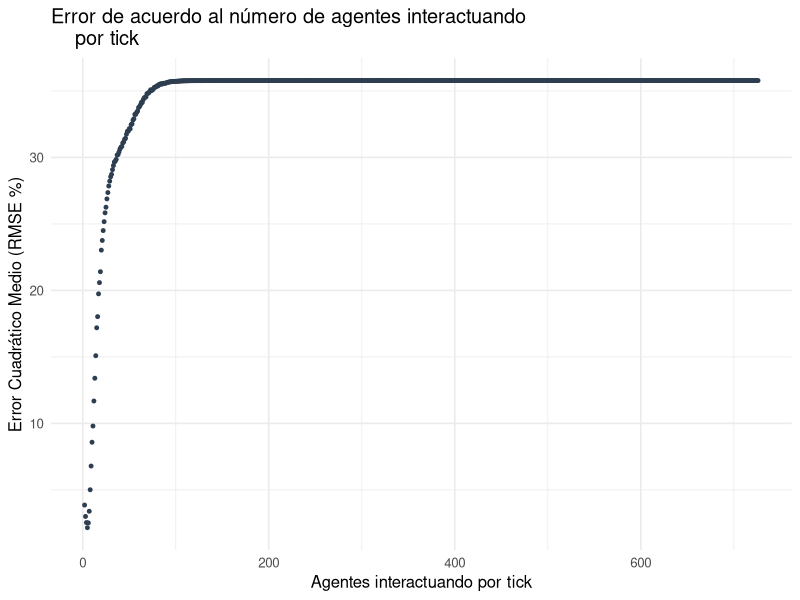
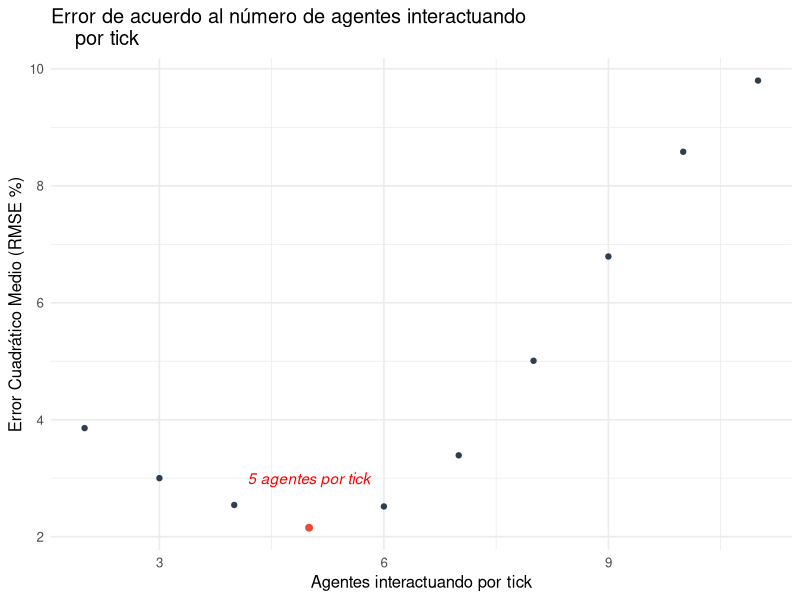
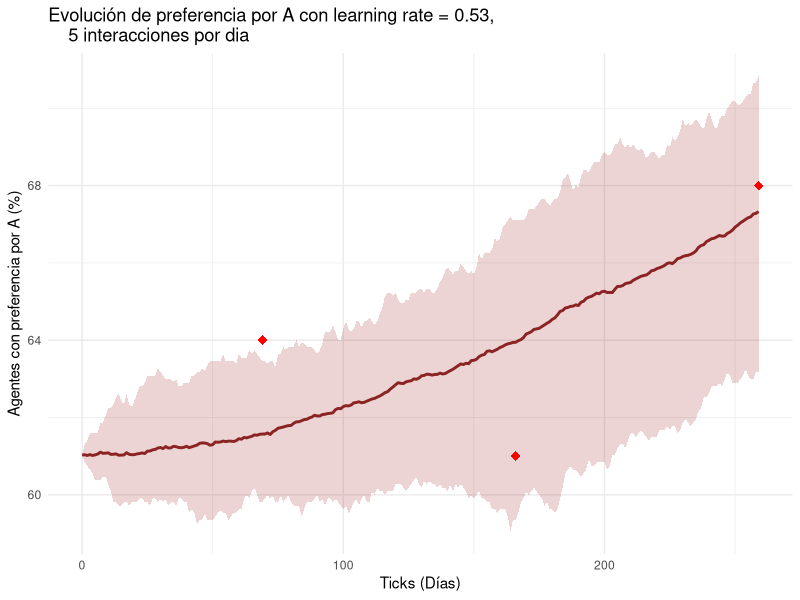
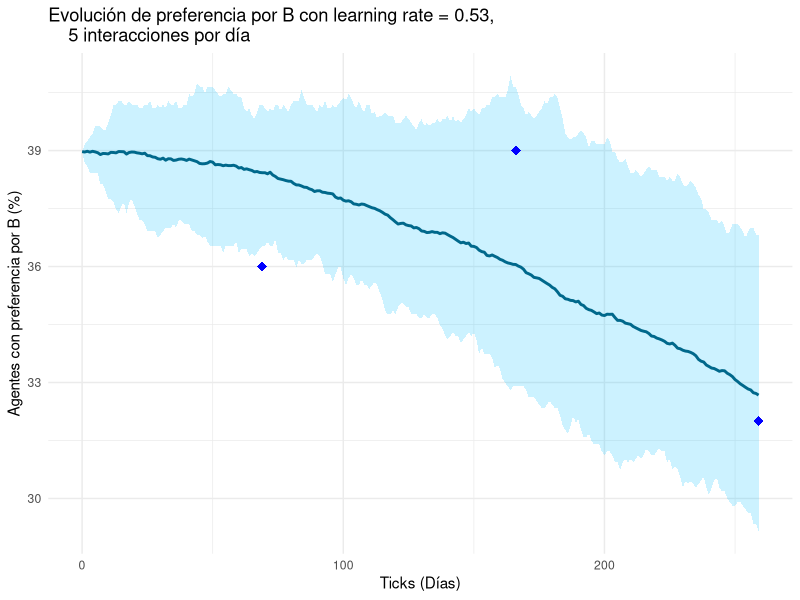

R code for these plots, in order:
setwd("C:/Users/ulise/Documents/GitHub/Modelo-base-dinamica-de-opinion/experimentos/influencia positiva/experimento2")
library(tidyverse)

experimento2_table <- read.csv('experimento-2-table.csv', skip = 6)
experimento2_table <- experimento2_table %>%
  rename(
    tick = X.step., 
    run_number = X.run.number.,
    pref_A = pref.A,
    pref_B = pref.B,
    agents_per_tick = agents.updated.per.tick
  )

experimento2_table <- experimento2_table[c('run_number', 'tick', 'agents_per_tick', 'pref_A', 'pref_B')]

experimento2_avg <- experimento2_table %>%
  group_by(agents_per_tick, tick) %>%
  summarise(
    mean_pref_A = mean(pref_A),
    mean_pref_B = mean(pref_B),
    .groups = 'drop'
  ) %>%
  
  mutate(
    pct_A = (mean_pref_A / 1070) * 100,
    pct_B = (mean_pref_B / 1070) * 100
  )

encuestas_reales <- data.frame(
  tick = c(69, 166, 259),
  pct_A_real = c(64, 61, 68),
  pct_B_real = c(36, 39, 32)
)

error_agents_per_tick <- experimento2_avg %>%
  inner_join(encuestas_reales, by = 'tick') %>%

mutate(
  err_sq_A = (pct_A - pct_A_real)^2,
  err_sq_B = (pct_B - pct_B_real)^2,
  err_total_punto = (err_sq_A + err_sq_B) / 2
) %>%

group_by(agents_per_tick) %>%
  summarise(
    MSE = mean(err_sq_A),
    RMSE = sqrt(MSE),
    .groups = "drop"
  ) %>%
  
  arrange(MSE)

head(error_agents_per_tick)




ggplot(error_agents_per_tick, aes(x=agents_per_tick, y = RMSE)) +
  geom_point(color = "#2C3E50", size = 1) +
  labs(
    title = "Error de acuerdo al número de agentes interactuando 
    por tick",
    x = "Agentes interactuando por tick",
    y = "Error Cuadrático Medio (RMSE %)"
  ) +
  theme_minimal(base_size = 12) 


ggplot(slice(error_agents_per_tick, 1:10), aes(x=agents_per_tick, y = RMSE)) +
  geom_point(color = "#2C3E50") +
  geom_point(data = filter(error_agents_per_tick, RMSE == min(RMSE)), 
             aes(x = agents_per_tick, y = RMSE), 
             color = "#E74C3C", size = 2) +
  labs(
    title = "Error de acuerdo al número de agentes interactuando 
    por tick",
    x = "Agentes interactuando por tick",
    y = "Error Cuadrático Medio (RMSE %)"
  ) +
  annotate("text", x = 5, y = 3, 
           label = "5 agentes por tick", 
           color = "red", fontface = "italic") +
  theme_minimal(base_size = 12) 
  
experimento2_5_agents <- read.csv(file = 'experimento-2-5-agents-table.csv', skip = 6)
experimento2_5_agents <- experimento2_5_agents %>%
  rename(
    tick = X.step., 
    run_number = X.run.number.,
    pref_A = pref.A,
    pref_B = pref.B,
    agents_per_tick = agents.updated.per.tick
  )

experimento2_5_agents <- experimento2_5_agents[c('run_number', 'tick', 'agents_per_tick', 'pref_A', 'pref_B')]
experimento2_5_agents_avg <- experimento2_5_agents %>%
  group_by(tick) %>%
  
  summarise(
    mean_pref_A = mean(pref_A),
    mean_pref_B = mean(pref_B),
    min_pref_A = min(pref_A),
    max_pref_A = max(pref_A),
    min_pref_B = min(pref_B),
    max_pref_B = max(pref_B),
    .groups = 'drop' 
  ) %>%
  
  mutate(
    pct_A = (mean_pref_A / 1070) * 100,
    pct_B = (mean_pref_B / 1070) * 100, 
    pct_min_A = (min_pref_A / 1070) * 100,
    pct_max_A = (max_pref_A / 1070) * 100,
    
    pct_B = (mean_pref_B / 1070) * 100,
    pct_min_B = (min_pref_B / 1070) * 100,
    pct_max_B = (max_pref_B / 1070) * 100
  )



ggplot(experimento2_5_agents_avg, aes(x = tick)) +
  geom_ribbon(aes(ymin = pct_min_A, ymax = pct_max_A), 
              fill = "brown", alpha = 0.2) +
  
  geom_line(aes(y = pct_A), color = "brown4", size = 1) +
  
  geom_point(data = encuestas_reales, 
             aes(x = tick, y = pct_A_real, shape = "Datos reales"), 
             color = "red", size = 3, shape = 18) +
  
  theme_minimal() +
  labs(
    title = "Evolución de preferencia por A con learning rate = 0.53,
    5 interacciones por dia",
    x = "Ticks (Días)",
    y = "Agentes con preferencia por A (%)"
  )

ggplot(experimento2_5_agents_avg, aes(x = tick)) +
  geom_ribbon(aes(ymin = pct_min_B, ymax = pct_max_B), 
              fill = "deepskyblue", alpha = 0.2) +
  
  geom_line(aes(y = pct_B), color = "deepskyblue4", size = 1) +
  
  geom_point(data = encuestas_reales, 
             aes(x = tick, y = pct_B_real), 
             color = "blue", size = 3, shape = 18) +  
  theme_minimal() +
  labs(
    title = "Evolución de preferencia por B con learning rate = 0.53,
    5 interacciones por día",
    x = "Ticks (Días)",
    y = "Agentes con preferencia por B (%)"
  )
